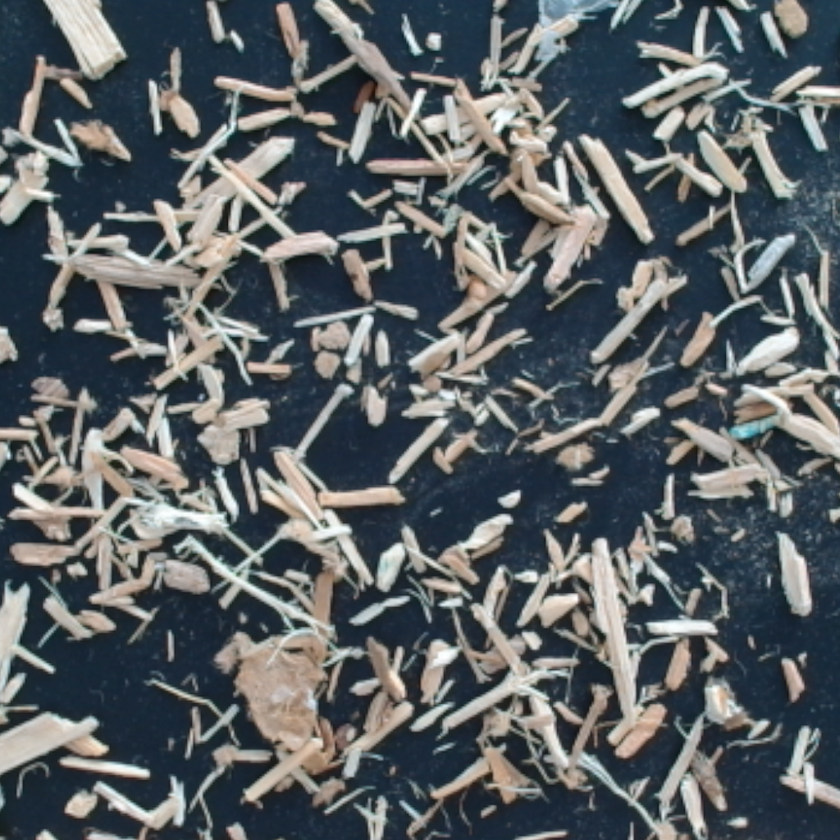
#> input picture 1_PREPROCESSING/IN_PREPROCESS/IN_TRAIN_DATA/10_A.png, 840 x 840 px, shrunk from 1024 x 1024 before the run
$ python -i CV_FUNCTIONALITY.py   (imports and definitions only)   (older library calls are emulated)
#> lines starting #> are read from the running program, lines starting #| are printed output that depends on the picture; after the words box and inside, x2 and y2 are one past the last pixel; in counts of white or black regions, pixels touching at a corner belong together
import cv2
import numpy as np


class Particle_Methods():
    def __init__(self, pth_to_img):
        self.img = cv2.imread(pth_to_img)
#> self.img is the input picture: shape (840, 840, 3); mean B, G, R 101, 97.8, 91.7

    # [33 lines left out: functions Watershed, Canny, not called in this run]

    def Sobel_fill(self):
        # 1. Get Gradient Magnitude
        gray = cv2.cvtColor(self.img, cv2.COLOR_BGR2GRAY)
        sobelx = cv2.Sobel(gray, cv2.CV_64F, 1, 0, ksize=3)
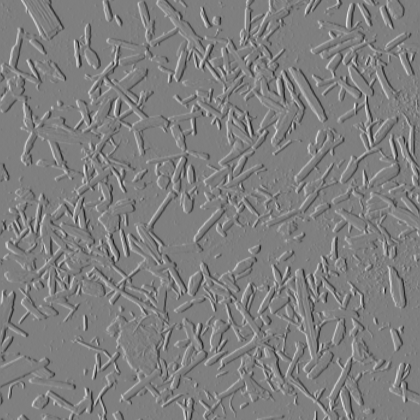
#> sobelx: shape (840, 840) float64 (shown at 1/2 size); min -580, max 581, mean -0.2; drawn with min black and max white
        sobely = cv2.Sobel(gray, cv2.CV_64F, 0, 1, ksize=3)
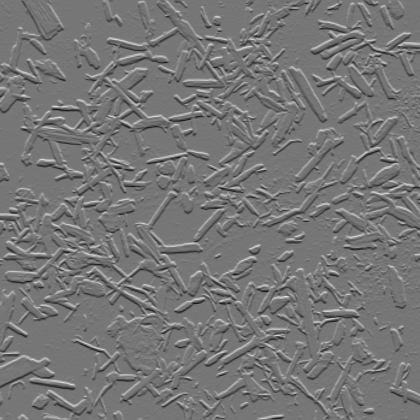
#> sobely: shape (840, 840) float64 (shown at 1/2 size); min -511, max 587, mean -0.1; drawn with min black and max white
        gradient_magnitude = cv2.magnitude(sobelx, sobely)
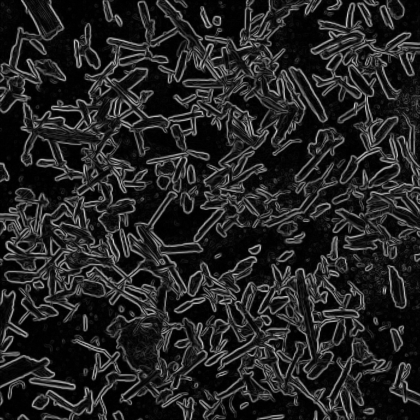
#> gradient_magnitude: shape (840, 840) float64 (shown at 1/2 size); min 0, max 587.2, mean 83.1; drawn with min black and max white
        gradient_magnitude = cv2.convertScaleAbs(gradient_magnitude)
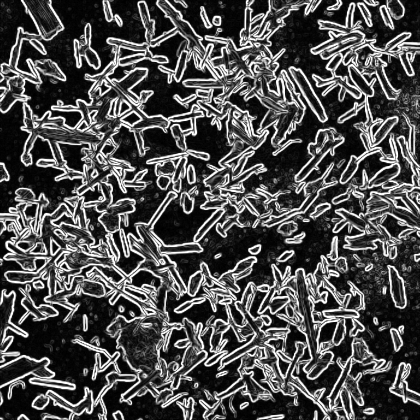
#> gradient_magnitude: shape (840, 840) (shown at 1/2 size); min 0, max 255, mean 77.8

        # 2. Threshold to get binary edges
        # Adjust '30' if your woodchips are very faint or edges are noisy
        _, thresh = cv2.threshold(gradient_magnitude, 30, 255, cv2.THRESH_BINARY)
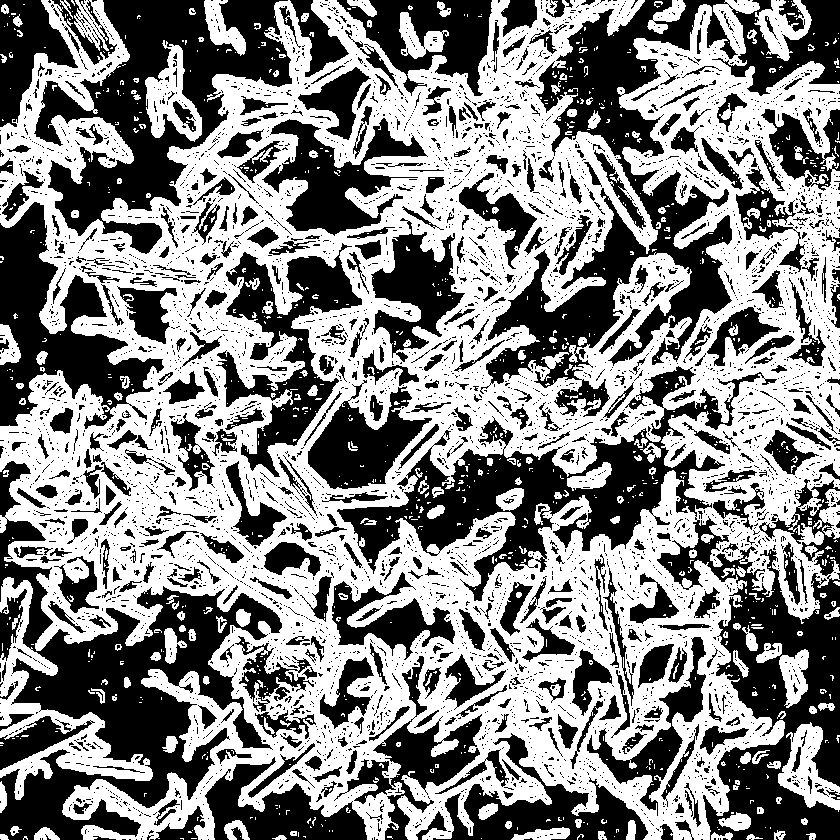
#> thresh: shape (840, 840); 52.7% white; 5021 black regions (4468 under 20 px)

        # 3. Morphological Closing (Connect the gaps in the Sobel outlines)
        # We use a larger kernel to bridge gaps between woodchip edges
        kernel = np.ones((1,1), np.uint8)
        closed = cv2.morphologyEx(thresh, cv2.MORPH_CLOSE, kernel, iterations=2)

        # 4. Filter Noise and Fill Holes
        # We find contours and draw them filled on a blank mask
        mask = np.zeros_like(gray)
        contours, _ = cv2.findContours(closed, cv2.RETR_EXTERNAL, cv2.CHAIN_APPROX_SIMPLE)
#> contours = 511 contours, 423 with area under 20; largest, box (x1, y1, x2, y2) and area: (0, 0, 840, 840) 494733, (0, 577, 153, 800) 7266, (145, 40, 202, 142) 2858, (778, 722, 840, 812) 2618, (754, 0, 812, 61) 1520

        for cnt in contours:
            # Noise filtering: Only keep contours larger than X pixels
            if cv2.contourArea(cnt) > 0:
                cv2.drawContours(mask, [cnt], -1, 255, -1) # -1 thickness = FILL
#> this loop made 511 passes
#> cnt on passes 1 to 3: [[481, 838]], [[191, 838], [196, 838]], [[180, 838], [182, 838], [183, 839], [183, 838]]
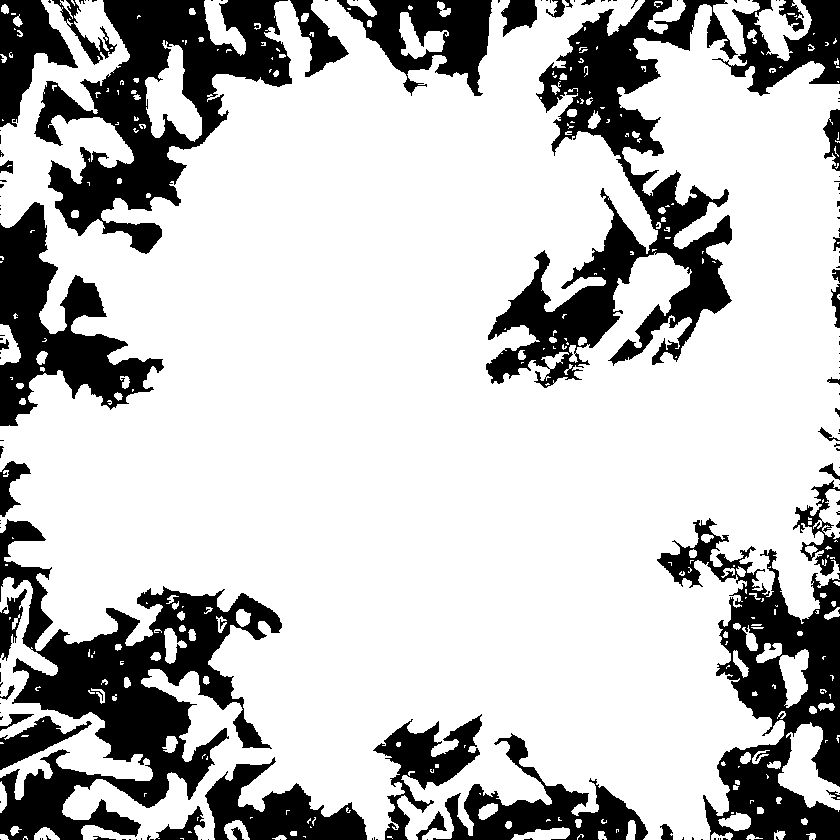
#> mask: shape (840, 840); 75.5% white; 156 black regions (115 under 20 px), largest, box (x1, y1, x2, y2) and area: (0, 519, 282, 840) 31720, (486, 0, 738, 388) 30472, (34, 0, 292, 254) 25282

        return mask

    # [44 lines left out: functions Sobel, Laplacian, k_means, otsu, not called in this run]


class Impurity_Methods():
    def __init__(self, pth_to_img):
        self.img =  cv2.imread(pth_to_img)

    # [44 lines left out: function detect_impurities, not called in this run]

>>> result = Particle_Methods('../1_PREPROCESSING/IN_PREPROCESS/IN_TRAIN_DATA/10_A.png').Sobel_fill()

$ run again, on 1_PREPROCESSING/IN_PREPROCESS/IN_TRAIN_DATA/11_A.png
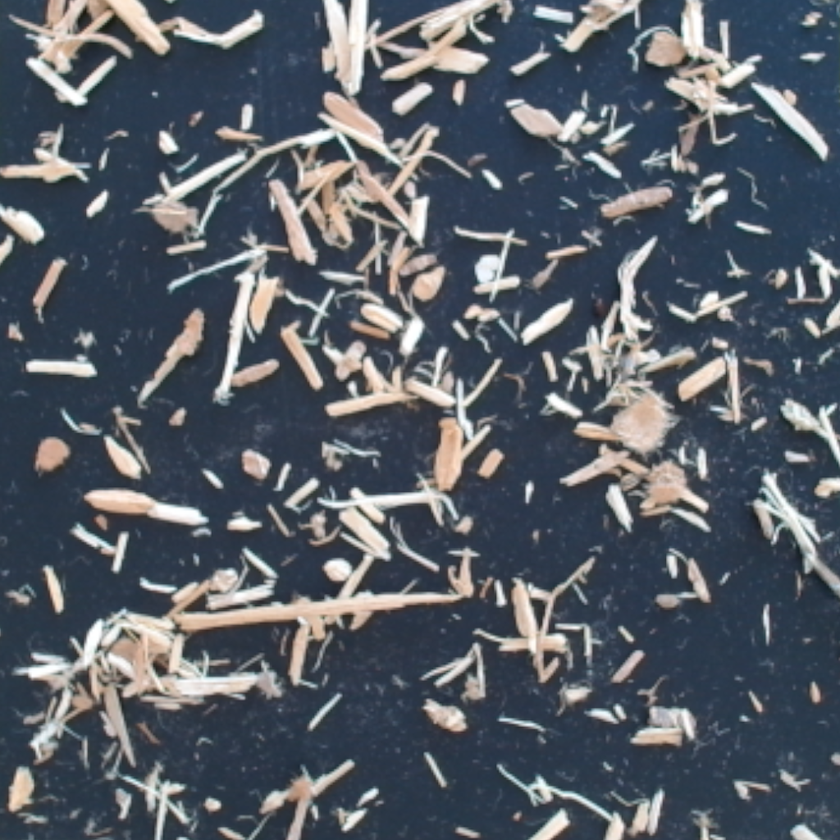
#> input picture 1_PREPROCESSING/IN_PREPROCESS/IN_TRAIN_DATA/11_A.png, 840 x 840 px, shrunk from 1024 x 1024 before the run
#> in __init__, self.img is the input picture: shape (840, 840, 3); mean B, G, R 102.8, 93.9, 87.2
#> in Sobel_fill, `_, thresh = cv2.threshold(gradient_magnitude, 30, 255, cv2.THRESH_BINA..`:
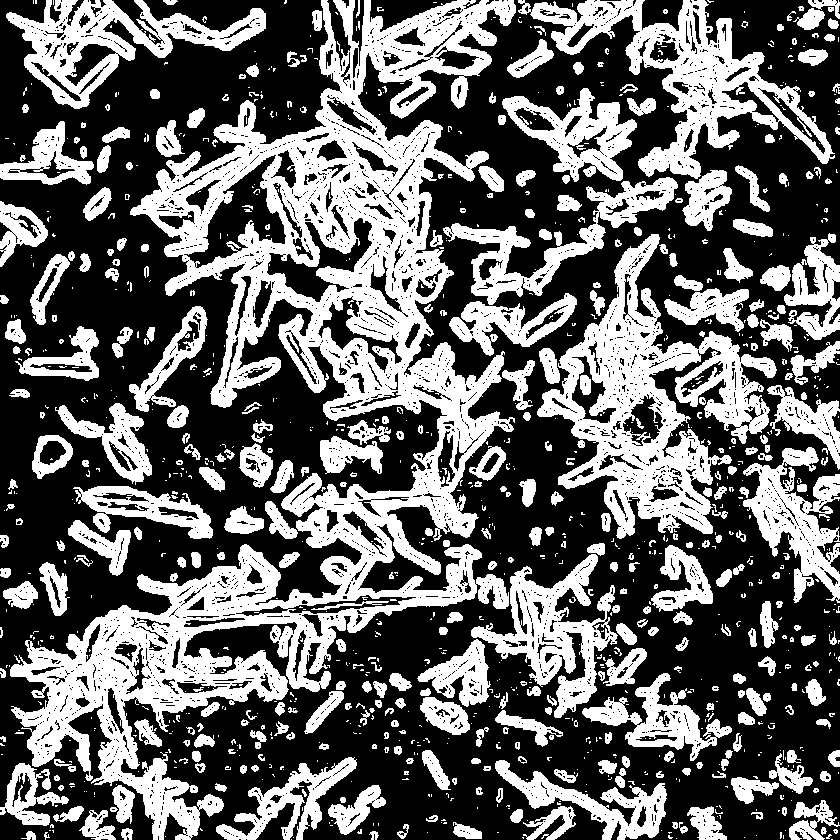
#> thresh: shape (840, 840); 39.7% white; 1128 white regions (738 under 20 px)
#> contours = 1038 contours, 733 with area under 20; largest, box (x1, y1, x2, y2) and area: (10, 0, 516, 840) 129439, (537, 234, 777, 539) 29082, (518, 0, 835, 179) 17505, (6, 0, 266, 109) 10918, (471, 554, 618, 718) 8586
#> the loop in Sobel_fill, `for cnt in contours:` made 1038 passes
#> cnt on passes 1 to 3: [[831, 839], [832, 839]], [[291, 839]], [[676, 838]]
#> after the loop in Sobel_fill, `for cnt in contours:`:
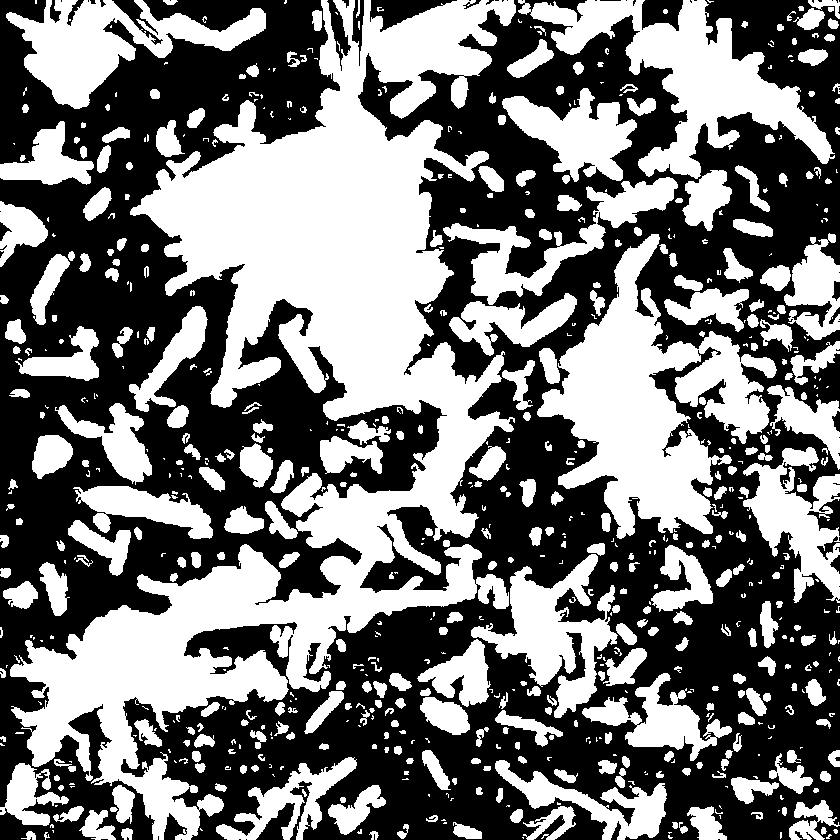
#> mask: shape (840, 840); 46.5% white; 684 white regions (298 under 20 px), largest, box (x1, y1, x2, y2) and area: (10, 0, 516, 840) 133787, (537, 234, 777, 539) 30189, (518, 0, 835, 179) 18308

$ run again, on 1_PREPROCESSING/IN_PREPROCESS/IN_TRAIN_DATA/12_A.png
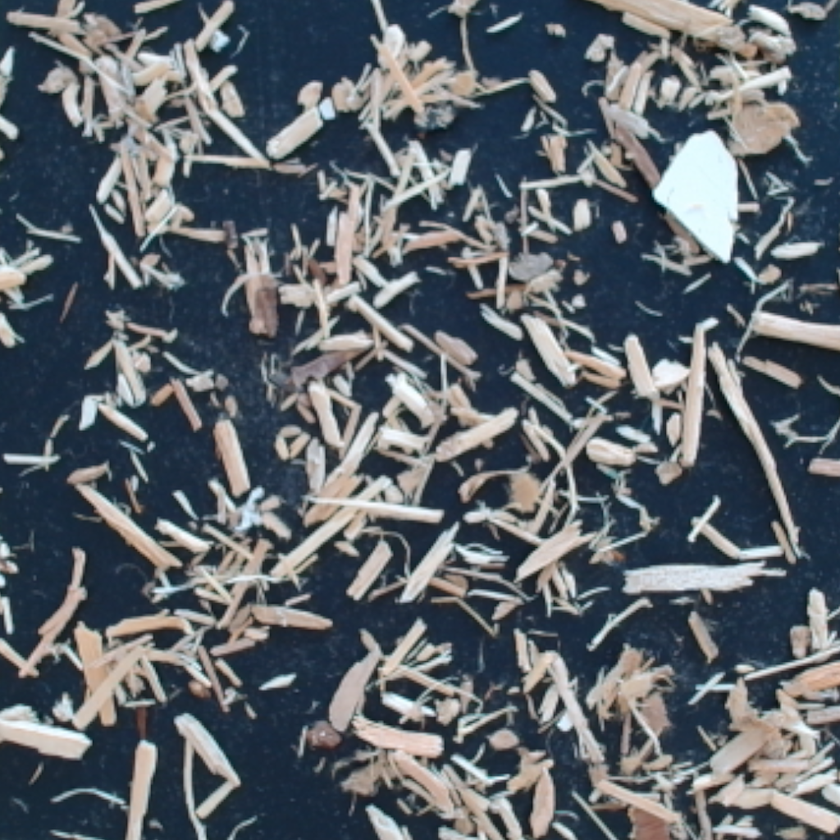
#> input picture 1_PREPROCESSING/IN_PREPROCESS/IN_TRAIN_DATA/12_A.png, 840 x 840 px, shrunk from 1024 x 1024 before the run
#> in __init__, self.img is the input picture: shape (840, 840, 3); mean B, G, R 106.7, 99.8, 92.4
#> in Sobel_fill, `_, thresh = cv2.threshold(gradient_magnitude, 30, 255, cv2.THRESH_BINA..`:
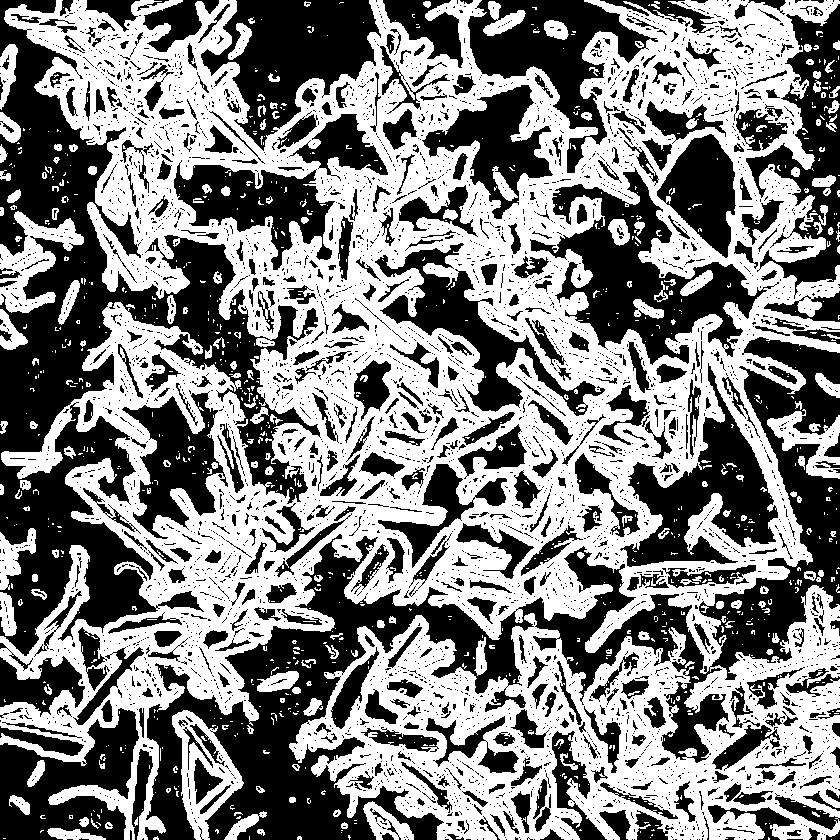
#> thresh: shape (840, 840); 51% white; 4560 black regions (4010 under 20 px)
#> contours = 642 contours, 536 with area under 20; largest, box (x1, y1, x2, y2) and area: (0, 0, 840, 840) 479829, (172, 710, 244, 840) 4776, (0, 211, 84, 313) 3296, (767, 409, 840, 479) 1877, (363, 801, 414, 840) 984
#> the loop in Sobel_fill, `for cnt in contours:` made 642 passes
#> cnt on passes 1 to 3: [[831, 839]], [[3, 838], [5, 838]], [[768, 837], [768, 839], [769, 839], [769, 838]]
#> after the loop in Sobel_fill, `for cnt in contours:`:
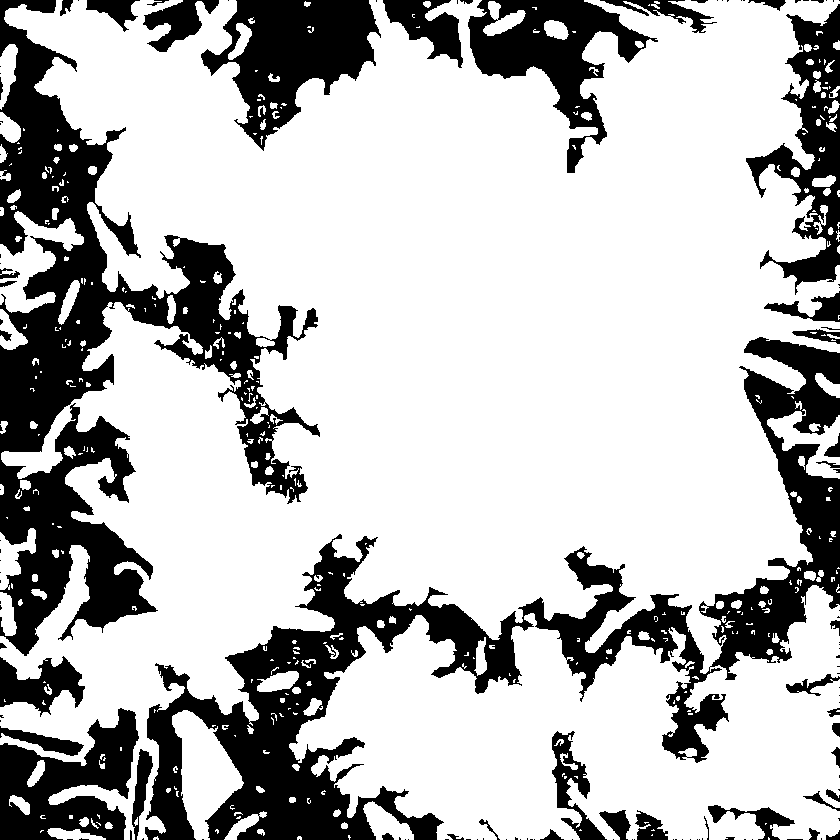
#> mask: shape (840, 840); 73.1% white; 140 black regions (92 under 20 px), largest, box (x1, y1, x2, y2) and area: (145, 337, 840, 840) 64124, (0, 0, 320, 656) 61232, (201, 0, 381, 151) 13567
